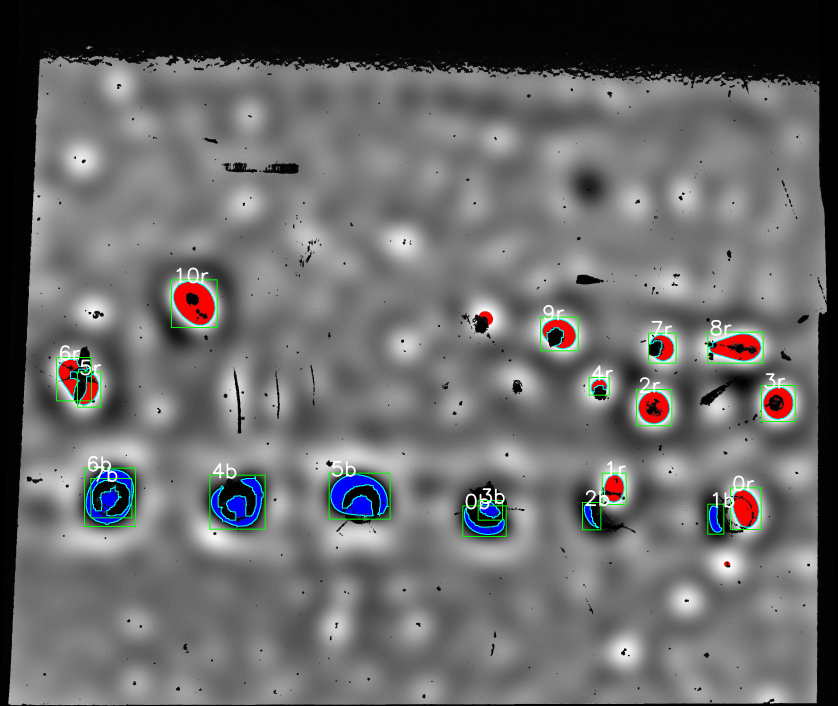
#> input picture Pointcloud_v3c/Processed image from ERS4.jpg_.png, 2514 x 2117 px (shown at 1/3 size)
$ python Pointcloud_v5c.py
#> lines starting #> are read from the running program, lines starting #| are printed output that depends on the picture
import random
import pandas as pd
import numpy as np
import time
import math

from PIL import Image

import argparse

import matplotlib.pyplot as plt
import operator

from netCDF4 import Dataset
from sklearn.linear_model import LinearRegression
from sklearn.preprocessing import PolynomialFeatures

from scipy.optimize import minimize
import scipy.stats

# [46 lines left out: function m_poly, not called in this run]


img = Image.open("Processed image from ERS4.jpg_.png")
#> img is the input picture: PIL image 2514x2117 RGB; mean R, G, B 105.7, 105.7, 105.9
img_long = img.size[1]
#> img_long = 2117
#4 Corners from V-optics picture reference x,-y
x1 = np.array([120,2448,2448,24])
y1 = np.array([180,248,2104,2008])

#transformation standard x,y
y1 = img_long-y1
#> y1 = [1937, 1869, 13, 109]

#tranformation to D point reference
xd = x1[3]
yd = y1[3]
#> yd = 109
x1 = x1 - xd
y1 = y1 - yd
#> y1 = [1828, 1760, -96, 0]


#angle computation
teta1 = abs(y1[2])/x1[2]
#> teta1 = 0.0396
teta1 = math.atan(teta1)


A1 = [math.cos(teta1),-math.sin(teta1)]
#> A1 = [0.999, -0.0396]

teta2 = abs(x1[0])/y1[0]
#> teta2 = 0.0525
teta2 = math.atan(teta2)

A1 = [math.cos(teta1),-math.sin(teta2)]
#> A1 = [0.999, -0.0524]
A2 = [math.sin(teta1),math.cos(teta2)]

#Rotation Matrix
rot =[]
rot.append(A1)
rot.append(A2)
mat_rot = np.array(rot)

#ABCD Points from V_Optics
mat1 = []
mat1.append(x1)
mat1.append(y1)
B = np.array(mat1)

#ABCD after rotation
mat_ABCD = mat_rot.dot(B)

#Recovering OpenCV result data
monFichier = open("./Deflectometrie_OpenCV/result.txt" , "r")
#> (reads Pointcloud_v3c/result.txt from the repository)
temp= monFichier.read()
temp = temp.split("\n")#Each row is a cell

m_def = []
xUL = []
xDR = []
yUL = []
yDR = []

for i in range(0,len(temp)-1):
    line = temp[i].split(",")
    m_def.append(line[0])
    xUL.append(int(line[1]))
    xDR.append(int(line[2]))
    yUL.append(int(line[3]))
    yDR.append(int(line[4]))

#Transformation of defaults areas to D reference
yUL = np.array(yUL)
yUL2 = yUL
yUL = img_long - yUL
yDR = np.array(yDR)
yDR2 = yDR
yDR = img_long - yDR
xUL = np.array(xUL)
xUL2 = xUL
xDR = np.array(xDR)
xDR2 = xDR
xUL = xUL - xd
yUL = yUL - yd
xDR = xDR - xd
yDR = yDR - yd

#Building UL matrix point
UL = []
UL.append(xUL)
UL.append(yUL)
mat_UL = np.array(UL)


#Building DR matrix point
DR = []
DR.append(xDR)
DR.append(yDR)
mat_DR = np.array(DR)

#UL & DR rotated matrix
mat_UL_rot = mat_rot.dot(mat_UL)
mat_DR_rot = mat_rot.dot(mat_DR)


#Zivid data
img2 = Image.open("shot3.jpg")
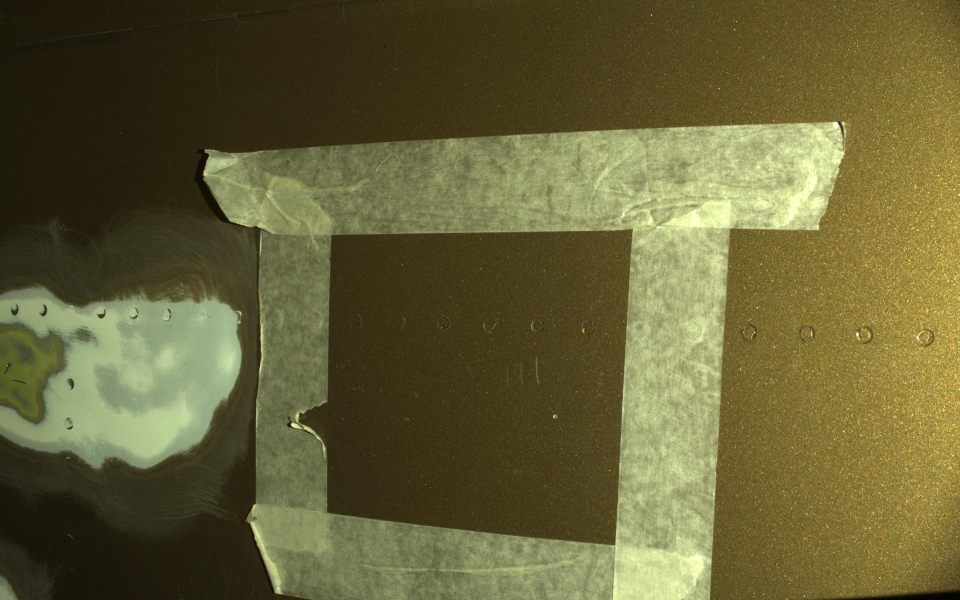
#> input picture Pointcloud_v3c/Shot3.jpg, 1920 x 1200 px, found by its file name (shown at 1/2 size)
#> img2 is the input picture: PIL image 1920x1200 RGB; mean R, G, B 101.7, 96.9, 55.3

img2 = img2.rotate(180)
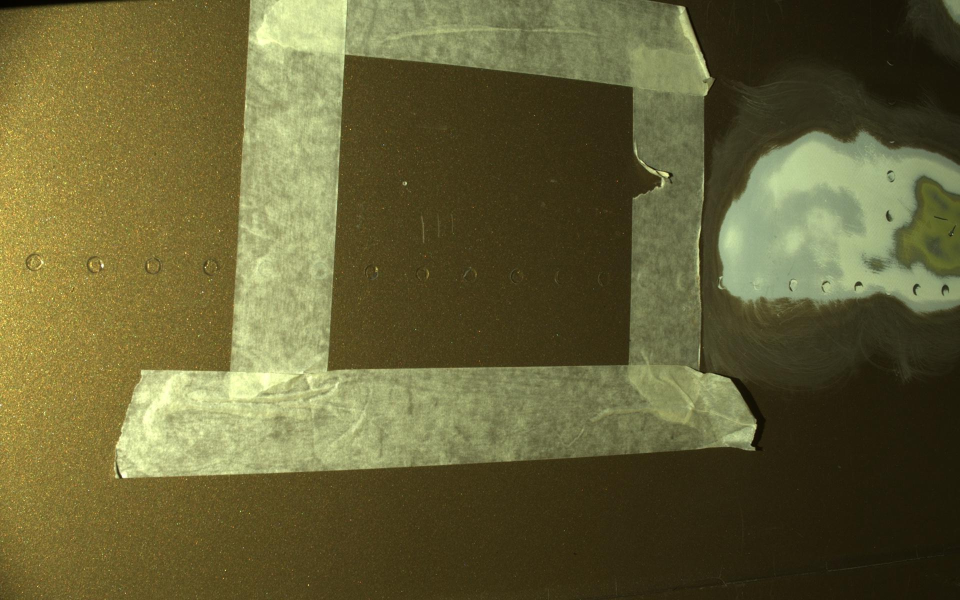
#> img2: PIL image 1920x1200 RGB (shown at 1/2 size); mean R, G, B 101.7, 96.9, 55.3

img2_long = img2.size[1]

#4 Corners from Zivid picture reference x,-y
x2 = np.array([690,1262,1262,654])
y2 = np.array([108,176,728,738])
x2r = x2
y2r = y2

#transformation standard x,y
y2 = img2_long-y2

#transformation to D point reference
xd2 = x2[3]
yd2 = y2[3]
x2 = x2 - xd2
y2 = y2 - yd2


#angle computation
teta1 = abs(y2[2])/x2[2]
teta1 = math.atan(teta1)
if y2[2]>y2[3]:
    teta1 = -teta1
A1 = [math.cos(teta1),-math.sin(teta1)]


teta2 = abs(x2[0])/y2[0]
teta2 = math.atan(teta2)
if x2[1]<x2[0]:
    teta2 = -teta2


A1 = [math.cos(teta1),-math.sin(teta2)]
A2 = [math.sin(teta1),math.cos(teta2)]

#Rotation Matrix
rot2 =[]
rot2.append(A1)
rot2.append(A2)
mat_rot2 = np.array(rot2)

#ABCD Points from V_Optics
mat2 = []
mat2.append(x2)
mat2.append(y2)
B2 = np.array(mat2)

#ABCD2 after rotation
mat_ABCD2 = mat_rot2.dot(B2)


##Length DC in V_Optics referential
DC1 = mat_ABCD[0][2]-mat_ABCD[0][3]
##Length DC in V_Optics referential
DC2 = mat_ABCD2[0][2]-mat_ABCD2[0][3]
##Length DA in V_Optics referential
DA1 = mat_ABCD[1][0]-mat_ABCD[1][3]
##Length DC in V_Optics referential
DA2 = mat_ABCD2[1][0]-mat_ABCD2[1][3]

##Transformation scale from V-optics to Zivid
k = DC2/DC1
l = DA2/DA1

##Transformation from V-Optics to Zivid scale
x3_UL = mat_UL_rot[0]*k
y3_UL = mat_UL_rot[1]*l
x3_DR = mat_DR_rot[0]*k
y3_DR = mat_DR_rot[1]*l

##Point Matrix to prepare rotations of all points back
#Building UL matrix point
UL2 = []
UL2.append(x3_UL)
UL2.append(y3_UL)
mat_UL2 = np.array(UL2)


#Building DR matrix point
DR2 = []
DR2.append(x3_DR)
DR2.append(y3_DR)
mat_DR2 = np.array(DR2)

#----------------------------------------------
#Rotation Matrix
A1 = [math.cos(-teta1),-math.sin(-teta2)]
A2 = [math.sin(-teta1),math.cos(-teta2)]

rot3 =[]
rot3.append(A1)
rot3.append(A2)
mat_rot3 = np.array(rot3)

#UL & DR rotated matrix
mat_UL_rot2 = mat_rot3.dot(mat_UL2)
mat_DR_rot2 = mat_rot3.dot(mat_DR2)


#Transformation from D reference to standard xy
x3_UL = mat_UL_rot2[0] + xd2
y3_UL = mat_UL_rot2[1] + yd2
x3_DR = mat_DR_rot2[0] + xd2
y3_DR = mat_DR_rot2[1] + yd2


#Transformation in Zivid pix to x,-y reference
y3_UL = img2_long - y3_UL
y3_DR = img2_long - y3_DR


# [40 lines of commented-out code are left out]
zdf_Filename = "shot3.zdf"
#> (the run stopped early here; a loop or call above may not have finished)
